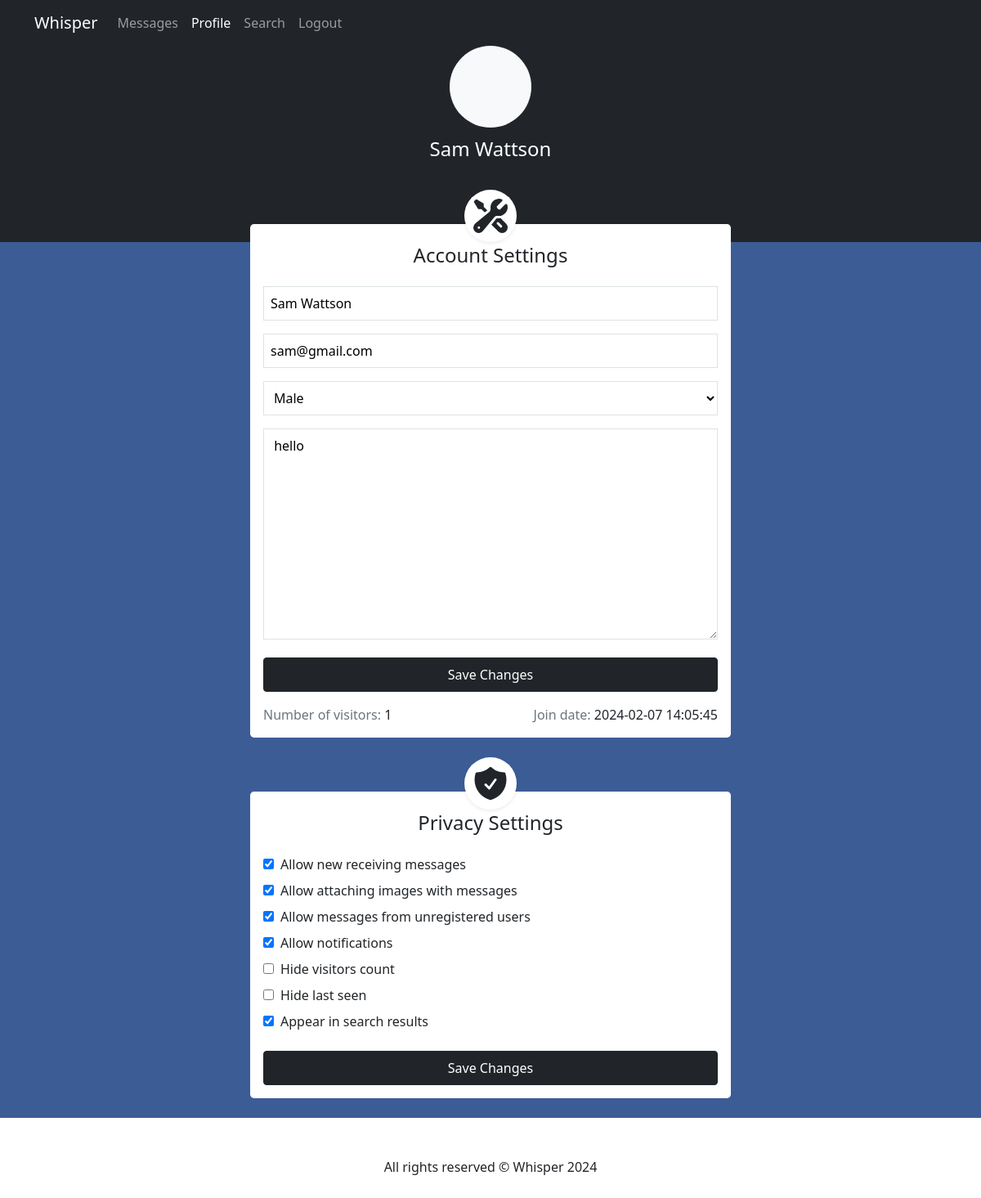
/profile/ (signed in), run on the app's committed database.
### app/models.py (models this page shows, shortened)
class User(Base):
    __tablename__ = 'users'
    id = Column(Integer, primary_key=True)
    name = Column(String(127))
    email = Column(String, unique=True, index=True)
    bio = Column(String(300), nullable=True)
    gender = Column(String(1), default='M')
    hashed_password = Column(String)
    joined_at = Column(DateTime, server_default=func.now())
    num_of_visitors = Column(Integer, default=0)
    allow_new_messages = Column(Boolean, default=True)
    allow_sending_images = Column(Boolean, default=True)
    allow_anonymous_users_messages = Column(Boolean, default=True)
    allow_notifications = Column(Boolean, default=True)
    hide_visitors_count = Column(Boolean, default=False)
    hide_last_seen = Column(Boolean, default=False)
    appear_in_search_results = Column(Boolean, default=True)

### app/main.py (the view)
@app.get('/profile/', response_class=HTMLResponse)
async def profile_page(request: Request, db: Session = Depends(get_db)):
    request_user = await _get_request_user(request, db)
    if not request_user:
        raise RequiresLogin("You must be logged in to access this")
    context = {'user': request_user}
    return templates.TemplateResponse(
        request=request, name="profile.html", context=context
    )

### templates/profile.html (shortened to what this page needs)
{% extends "base.html" %}
{% block content %}
<div class="min-vh-100 d-flex flex-column align-items-center">
    <div class="w-100 bg-dark text-white py-5" style="height: 30vh"></div>
    <div class="w-100 flex-grow-1" style="background-color: #3C5C96;">
        <div class="w-100 m-auto">
            <div class="row">
                <div class="col-sm-12 col-md-8 col-lg-6 m-auto">
                    <div class="d-flex flex-column align-items-center" style="margin-top: -15rem">
                        <div class="mb-4 d-flex flex-column align-items-center">
                            <div class="rounded-circle bg-light" style="width: 100px; height: 100px"></div>
                            <span class="fs-4 my-2 text-white">{{ user.name }}</span>
                        </div>
                        <div class="p-2 rounded-circle bg-white shadow-sm" style="width: 4rem; height: 4rem; z-index: 10; margin-bottom: -1.4rem;">
                            <i>
                            </i>
                        </div>
                        <div class="w-100 pt-4 pb-3 px-3 bg-white rounded-3">
                            <h4 class="text-center mb-4">Account Settings</h4>
                            <form class="w-100" action="{{ url_for('update_user_info') }}" method="post">
                                <div class="w-100 mb-2 d-flex align-items-center">
                                    <input class="w-100 mb-2 p-2 border bg-white" type="text" name="name" placeholder="Full Name" {% if user.name %} value="{{user.name}}" {% endif %} required>
                                </div>
                                <div class="w-100 mb-2">
                                    <input class="w-100 mb-2 p-2 border bg-white" type="email" name="email" placeholder="Email" {% if user.email %} value="{{user.email}}" {% endif %} required>
                                </div>
                                <div class="w-100 mb-2">
                                    <select class="w-100 mb-2 p-2 border bg-white" name="gender" required>
                                        <option value="M" {% if user.gender == 'M' %} selected {% endif %}>Male</option>
                                    </select>
                                </div>
                                <div class="w-100 mb-2">
                                    <textarea class="w-100 mb-2 p-2 border bg-white" name="bio" cols="30" rows="10" maxlength="300" placeholder="Tell a little bit about yourself">{% if user.bio %} {{user.bio}} {% endif %}</textarea>
                                </div>
                                <input class="btn btn-dark w-100" style="padding: 0.5rem;" type="submit" value="Save Changes">
                            </form>
                            <div class="mt-3 text-muted d-flex justify-content-between align-items-center">
                                <span>Number of visitors: <span class="text-dark">{{user.num_of_visitors}}</span></span>
                                <span>Join date: <span class="text-dark">{{user.joined_at}}</span></span>
                            </div>
                        </div>
                    </div>
                    <div class="w-100 my-4 d-flex flex-column align-items-center">
                        <div class="p-2 rounded-circle bg-white shadow-sm" style="width: 4rem; height: 4rem; z-index: 10; margin-bottom: -1.4rem;">
                            <i>
                            </i>
                        </div>
                        <div class="w-100 px-3 pt-4 pb-3 rounded-3 bg-white">
                            <h4 class="text-center mb-4">Privacy Settings</h4>
                            <form action="{{ url_for('update_user_privacy_settings') }}" method="post">
                                <div class="mb-2 d-flex align-items-center">
                                    <input type="checkbox" name="allow_new_messages" {% if user.allow_new_messages %} checked {% endif %}>
                                    <label class="ms-2" for="allow_new_messages">Allow new receiving messages</label>
                                </div>
                                <div class="mb-2 d-flex align-items-center">
                                    <input type="checkbox" name="allow_sending_images" {% if user.allow_sending_images %} checked {% endif %}>
                                    <label class="ms-2" for="allow_sending_images">Allow attaching images with messages</label>
                                </div>
                                <div class="mb-2 d-flex align-items-center">
                                    <input type="checkbox" name="allow_anonymous_users_messages" {% if user.allow_anonymous_users_messages %} checked {% endif %}>
                                    <label class="ms-2" for="allow_anonymous_users_messages">Allow messages from unregistered users</label>
                                </div>
                                <div class="mb-2 d-flex align-items-center">
                                    <input type="checkbox" name="allow_notifications" {% if user.allow_notifications %} checked {% endif %}>
                                    <label class="ms-2" for="allow_notifications">Allow notifications</label>
                                </div>
                                <div class="mb-2 d-flex align-items-center">
                                    <input type="checkbox" name="hide_visitors_count" {% if user.hide_visitors_count %} checked {% endif %}>
                                    <label class="ms-2" for="hide_visitors_count">Hide visitors count</label>
                                </div>
                                <div class="mb-2 d-flex align-items-center">
                                    <input type="checkbox" name="hide_last_seen" {% if user.hide_last_seen %} checked {% endif %}>
                                    <label class="ms-2" for="hide_last_seen">Hide last seen</label>
                                </div>
                                <div class="mb-2 d-flex align-items-center">
                                    <input type="checkbox" name="appear_in_search_results" {% if user.appear_in_search_results %} checked {% endif %}>
                                    <label class="ms-2" for="appear_in_search_results">Appear in search results</label>
                                </div>
                                <input class="btn btn-dark mt-3 w-100" style="padding: 0.5rem;" type="submit" value="Save Changes">
                            </form>
                        </div>
                    </div>
                </div>
            </div>
        </div>
    </div>
</div>
{% endblock %}

### templates/base.html (style rules this page uses)
svg { vertical-align: baseline; }

### data on the page
User: name "Sam Wattson", email "sam@gmail.com", gender "Male", bio "hello", num_of_visitors "1", joined_at "2024-02-07 14:05:45", allow_new_messages "☑", allow_sending_images "☑", allow_anonymous_users_messages "☑", allow_notifications "☑", appear_in_search_results "☑"
